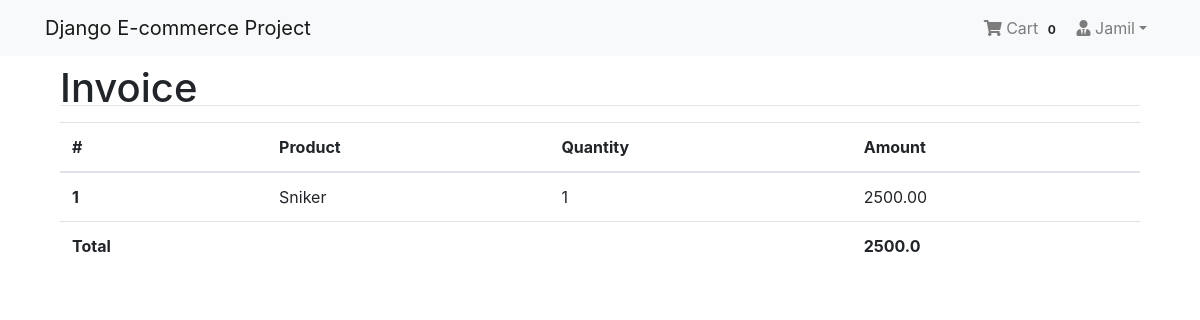
Screenshot of /payment/print-invoice/16 (signed in) with the database file from the repository.
### App_Login/models.py (models this page shows, shortened)
class User(AbstractBaseUser, PermissionsMixin):
    email = models.EmailField(unique=True, null=False)
    is_staff = models.BooleanField(
        ugettext_lazy('staff status'),
        default=False,
        help_text = ugettext_lazy('Designates whether the user can log in this site')
    )
    is_active = models.BooleanField(
        ugettext_lazy('active'),
        default=True,
        help_text=ugettext_lazy('Designates whether this user should be treated as active. Unselect this instead of deleting accounts')
    )
    USERNAME_FIELD = 'email'
    objects = MyUserManager()

class Profile(models.Model):
    user = models.OneToOneField(User, on_delete=models.CASCADE, related_name='profile')
    username = models.CharField(max_length=264, blank=True)
    full_name = models.CharField(max_length=264, blank=True)
    address_1 = models.TextField(max_length=300, blank=True)
    city = models.CharField(max_length=40, blank=True)
    zipcode = models.CharField(max_length=10, blank=True)
    country = models.CharField(max_length=50, blank=True)
    phone = models.CharField(max_length=20, blank=True)
    date_joined = models.DateTimeField(auto_now_add=True)

### App_Order/models.py (models this page shows, shortened)
class Cart(models.Model):
    user = models.ForeignKey(settings.AUTH_USER_MODEL, on_delete=models.CASCADE, related_name="cart")
    item = models.ForeignKey(Product, on_delete=models.CASCADE)
    quantity = models.IntegerField(default=1)
    purchased = models.BooleanField(default=False)
    created = models.DateTimeField(auto_now_add=True)
    updated = models.DateTimeField(auto_now=True)
    def get_total(self):
        total = self.item.price * self.quantity
        float_total = format(total, '0.2f')
        return float_total

### App_Shop/models.py (models this page shows, shortened)
class Product(models.Model):
    mainimage = models.ImageField(upload_to='Products')
    name = models.CharField(max_length=264)
    category = models.ForeignKey(Category, on_delete=models.CASCADE, related_name='category')
    preview_text = models.TextField(max_length=200, verbose_name='Preview Text')
    detail_text = models.TextField(max_length=1000, verbose_name='Description')
    price = models.FloatField()
    old_price = models.FloatField(default=0.00)
    created = models.DateTimeField(auto_now_add=True)
    class Meta:
        ordering = ['-created',]

### App_Payment/views.py (the view)
# urls.py: path('print-invoice/<order_id>', views.print_invoice, name="print_invoice"),
@login_required
def print_invoice(request, order_id):
    order = Order.objects.get(pk=order_id)
    _context = {
        'order': order,
        'total_amount': order.get_totals()
    }
    return render(request, 'App_Payment/print-invoice.html', _context)

### App_Order/models.py (called while the page is built)
    def get_totals(self):
        total = 0
        for order_item in self.orderitems.all():
            total += float(order_item.get_total())
        return total

### App_Order/templatetags/cart_tag.py (called while the page is built)
@register.filter
def cart_total(user):
    order = Order.objects.filter(user=user, ordered=False)
    if order.exists():
        return order[0].orderitems.count()
    else:
        return 0

### templates/App_Payment/print-invoice.html (shortened to what this page needs)
{% extends 'base.html' %}
{% block body_block %}
  <div class="container">
    <h1>Invoice</h1>
    <hr style="margin-top: -15px; "/>
    <table class="table">
      <thead>
      <tr>
        <th scope="col">#</th>
        <th scope="col">Product</th>
        <th scope="col">Quantity</th>
        <th scope="col">Amount</th>
      </tr>
      </thead>
      <tbody>
      {% for item in order.orderitems.all %}
        <tr>
          <th scope="row">{{ forloop.counter }}</th>
          <td>{{ item.item.name }}</td>
          <td>{{ item.quantity }}</td>
          <td>{{ item.get_total }}</td>
        </tr>
      {% endfor %}
      </tbody>
      <tfoot>
      <tr>
        <th>Total</th>
        <th></th>
        <th></th>
        <th>{{ total_amount }}</th>
      </tr>
      </tfoot>
    </table>
  </div>
{% endblock %}

### templates/navbar.html (shortened to what this page needs)
{% load cart_tag %}
<nav class="navbar navbar-expand-lg navbar-light bg-light">
  <div class="container">
    <a class="navbar-brand" href="{% url 'App_Shop:home' %}">Django E-commerce Project</a>
    <div class="collapse navbar-collapse" id="navbarNav">
      <ul class="navbar-nav ml-auto">
        {% if request.user.is_authenticated %}
        <li class="nav-item">
          <a href="{% url 'App_Order:cart' %}" class="nav-link">
              <i class="fa fa-shopping-cart"></i> Cart
              <span class="badge badge-light">{{ request.user | cart_total }}</span>
          </a>
        </li>
        <li class="nav-item dropdown">
          <a class="nav-link dropdown-toggle" href="#" id="navbarDropdown" role="button" data-toggle="dropdown" aria-haspopup="true" aria-expanded="false"><i class="fas fa-user-tie"></i> {{request.user.profile.username}}</a>
        </li>
        {% else %}
        <li class="nav-item">
          <a href="{% url 'App_Login:login' %}" class="btn btn-primary">Login</a>
        </li>
        {% endif %}
      </ul>
    </div>
  </div>
</nav>

### rows the page displays
User: user|cart_total "0", user.profile.username "Jamil"
Cart: item.name "Sniker", quantity "1", get_total "2500.00"

### other values shown
{{ total_amount }} "2500.0"
